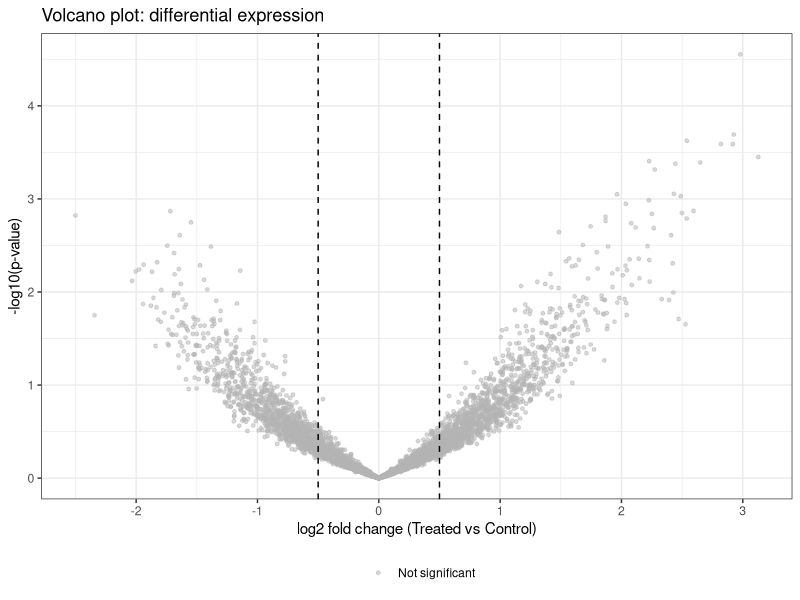
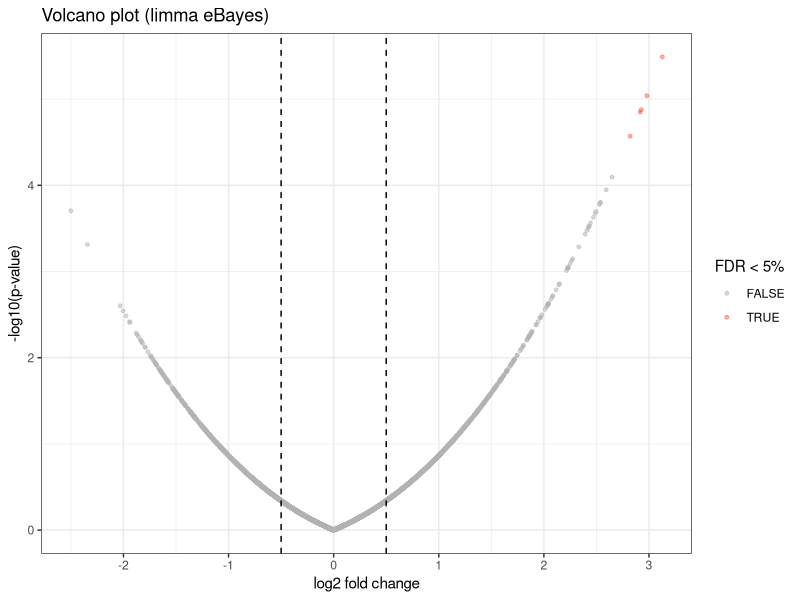

These figures' R source, in order:
## ---- chunk 1
#| include: false
#| eval: true
library(tidyverse)
library(broom)
## ---- chunk 2
set.seed(2024)
n_genes   <- 5000
n_samples <- 20          # 10 treated, 10 control

# Simulate log2 expression (microarray-style for simplicity)
group <- factor(rep(c("Control", "Treated"), each = 10))

# ~200 genes truly DE with effect size 1 log2 unit
true_de     <- sample(n_genes, 200)
effect_size <- rep(0, n_genes)
effect_size[true_de] <- rnorm(200, mean = 1, sd = 0.5)

# Expression matrix: genes x samples
expr <- matrix(
  rnorm(n_genes * n_samples, mean = 8, sd = 1.5),
  nrow = n_genes
)
# Add treatment effect for DE genes
expr[true_de, group == "Treated"] <- expr[true_de, group == "Treated"] + effect_size[true_de]
rownames(expr) <- paste0("Gene_", seq_len(n_genes))

cat("Expression matrix:", nrow(expr), "genes x", ncol(expr), "samples\n")
## ---- chunk 3
# 5000 independent t-tests
pvals_naive <- apply(expr, 1, function(x) {
  t.test(x[group == "Treated"], x[group == "Control"])$p.value
})

# How many significant at p < 0.05?
cat("Significant at p < 0.05 (uncorrected):", sum(pvals_naive < 0.05), "\n")
cat("Expected false positives:", round(0.05 * n_genes), "\n")
## ---- chunk 4
qvals <- p.adjust(pvals_naive, method = "BH")

# How many at FDR < 5%?
cat("Significant at FDR < 5%:", sum(qvals < 0.05), "\n")
cat("True positives in simulation:", length(true_de), "\n")
## ---- chunk 5
# Compute per-gene fold change and -log10(p)
fc <- apply(expr, 1, function(x) mean(x[group == "Treated"]) - mean(x[group == "Control"]))

de_results <- tibble(
  gene  = rownames(expr),
  fc    = fc,
  pval  = pvals_naive,
  qval  = qvals,
  sig   = qval < 0.05 & abs(fc) > 0.5
)

de_results %>%
  ggplot(aes(x = fc, y = -log10(pval), color = sig)) +
  geom_point(alpha = 0.5, size = 1) +
  scale_color_manual(values = c("grey70", "tomato"),
                     labels = c("Not significant", "FDR < 5% & |FC| > 0.5")) +
  geom_vline(xintercept = c(-0.5, 0.5), linetype = "dashed") +
  geom_hline(yintercept = -log10(max(pvals_naive[qvals < 0.05])),
             linetype = "dashed", color = "steelblue") +
  labs(title = "Volcano plot: differential expression",
       x = "log2 fold change (Treated vs Control)",
       y = "-log10(p-value)", color = "") +
  theme_bw() +
  theme(legend.position = "bottom")
## ---- chunk 6
library(limma)

# Design matrix
design <- model.matrix(~ group)

# Fit linear model per gene
fit  <- lmFit(expr, design)
fit2 <- eBayes(fit)     # empirical Bayes moderation

# Extract top DE genes
top_genes <- topTable(fit2, coef = "groupTreated", n = Inf, sort.by = "P") %>%
  tibble::rownames_to_column("gene") %>%
  as_tibble()

head(top_genes, 10)
## ---- chunk 7
top_genes %>%
  mutate(sig = adj.P.Val < 0.05 & abs(logFC) > 0.5) %>%
  ggplot(aes(x = logFC, y = -log10(P.Value), color = sig)) +
  geom_point(alpha = 0.5, size = 1) +
  scale_color_manual(values = c("grey70", "tomato")) +
  geom_vline(xintercept = c(-0.5, 0.5), linetype = "dashed") +
  labs(title = "Volcano plot (limma eBayes)",
       x = "log2 fold change", y = "-log10(p-value)", color = "FDR < 5%") +
  theme_bw()
## ---- chunk 8
set.seed(2024)
m  <- 10000
n  <- 10     # samples per group
m_de <- 500  # true positives

# Simulate
ctrl <- matrix(rnorm(m * n, 0, 1), m, n)
trt  <- matrix(rnorm(m * n, 0, 1), m, n)
trt[1:m_de, ] <- trt[1:m_de, ] + 1    # true DE

pv <- sapply(seq_len(m), function(i) t.test(trt[i,], ctrl[i,])$p.value)
qv <- p.adjust(pv, "BH")

cat("Sig at p < 0.05 (uncorrected):", sum(pv < 0.05), "\n")
cat("Sig at FDR < 5%:", sum(qv < 0.05), "\n")
cat("True positives recovered:", sum(qv[1:m_de] < 0.05), "/", m_de, "\n")
cat("False positives:", sum(qv[(m_de+1):m] < 0.05), "\n")
## ---- chunk 9
design2 <- model.matrix(~ group)
fit_ex  <- lmFit(expr, design2)
fit_ex2 <- eBayes(fit_ex)
tbl_ex  <- topTable(fit_ex2, coef = 2, n = Inf, sort.by = "P") %>%
  tibble::rownames_to_column("gene") %>%
  as_tibble()

cat("Limma FDR < 5%:", sum(tbl_ex$adj.P.Val < 0.05), "\n")
cat("Naive FDR < 5%:", sum(qvals < 0.05), "\n")
